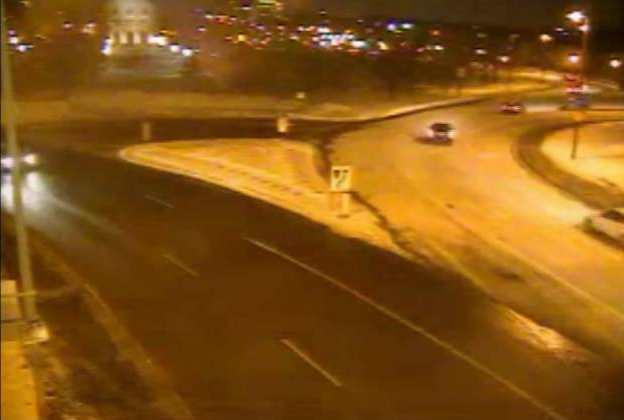
#> input picture Background_Subtraction/matlab_processing/simplyExample/background.jpg, 624 x 420 px, found by its file name
$ python background_subtraction.py
#> lines starting #> are read from the running program, lines starting #| are printed output that depends on the picture
import matplotlib.pyplot as plt
import numpy as np
from skimage import io, color, exposure


'''calculating mean intensity of one gray image
def mean_intensity(image):
	return np.mean(image)
'''
def show_hist(image):

	hist1 = np.histogram(image, bins=256)
#	img = exposure.equalize_hist(image)
	plt.hist(image.flatten(),bins=20)
	plt.show()

if __name__ == '__main__':

	img_bg_origin =  io.imread('background.jpg')
#> img_bg_origin is the input picture: shape (420, 624, 3); mean R, G, B 133.7, 85, 22
	img_in_origin = io.imread('input.jpg')
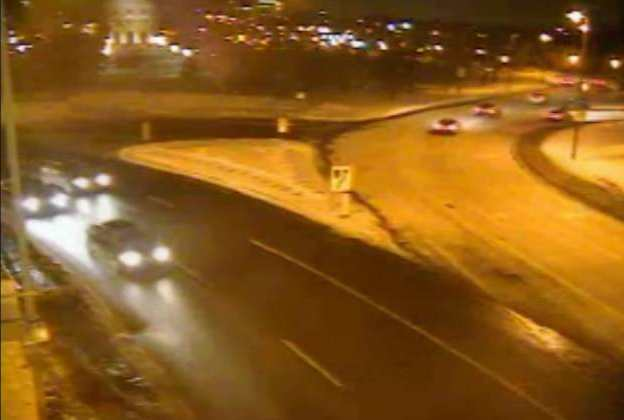
#> input picture Background_Subtraction/python_processing/simple_example/image_quility_evaluation/input.jpg, 624 x 420 px, found by its file name
#> img_in_origin is the input picture: shape (420, 624, 3); mean R, G, B 137.3, 90.3, 28.4

	img_bg_gray = color.rgb2gray(img_bg_origin)
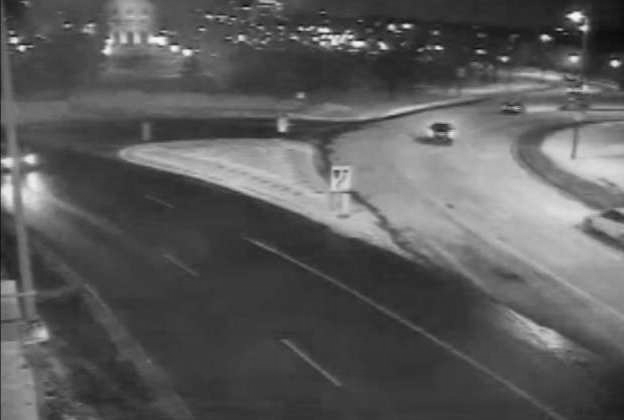
#> img_bg_gray: shape (420, 624) float64; min 0.0413, max 0.978, mean 0.356
	img_in_gray = color.rgb2gray(img_in_origin)
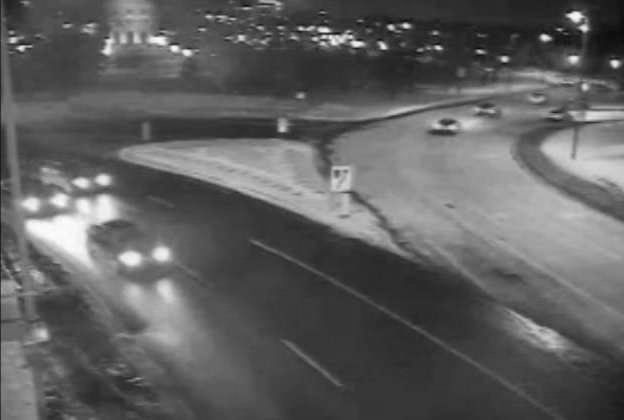
#> img_in_gray: shape (420, 624) float64; min 0.0333, max 0.994, mean 0.376
	row, column = img_bg_gray.shape
#> row = 420; column = 624
	subtraction = np.zeros(img_bg_gray.shape,dtype = img_bg_gray.dtype)
	bi_subtraction = np.zeros(img_bg_gray.shape,dtype = img_bg_gray.dtype)
	subtraction = abs(img_bg_gray - img_in_gray)
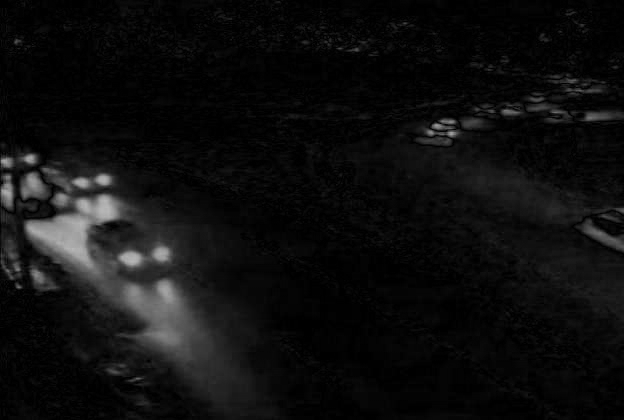
#> subtraction: shape (420, 624) float64; min 0, max 0.72, mean 0.0581

#	subtraction[subtraction <= 0.1] = 0
#	bi_subtraction = subtraction*1.5
#	bi_subtraction[bi_subtraction > 1] = 1
#	show_hist(bi_subtraction)

#	mean_intensity = np.mean(subtraction)
#	bi_subtraction[subtraction > 0.15] = 1
#	bi_subtraction[subtraction <= 0.15] = 0

	plt.subplot(3,1,1)
	io.imshow(img_in_gray)

	plt.subplot(3,1,2)
	io.imshow(subtraction)

	plt.subplot(3,1,3)
	io.imshow(bi_subtraction)
	io.show()
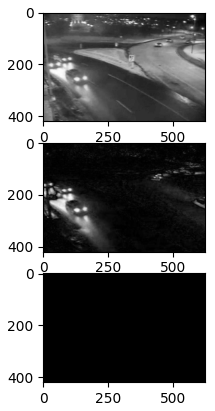
#> figure drawn by matplotlib, 3 panels
